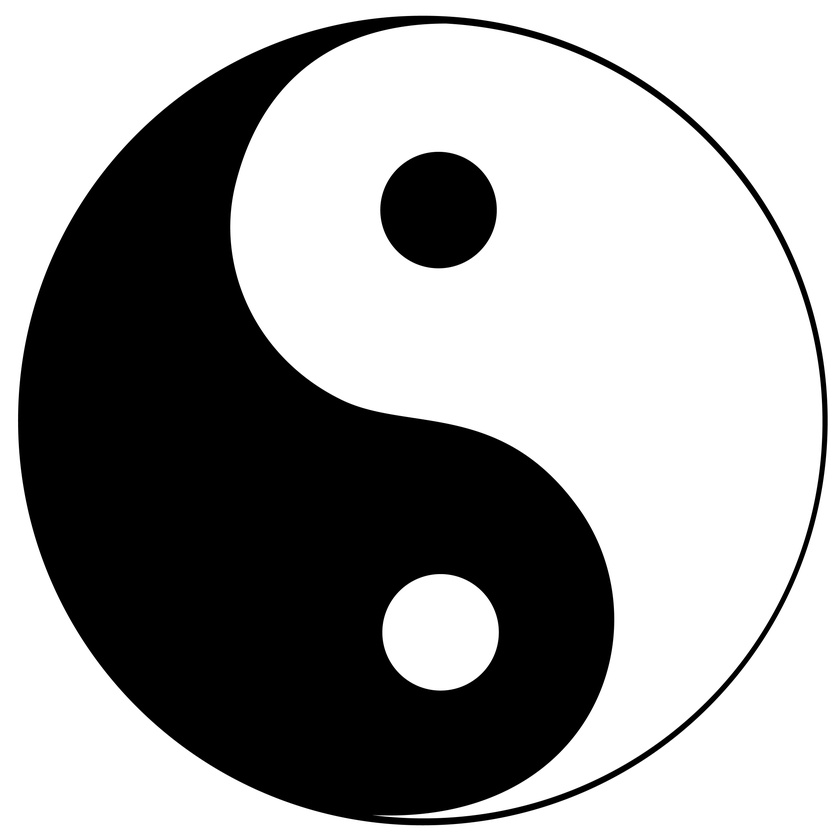
#> input picture How-To-Rid-Yourself-Of-Black-and-White-Thinking.jpg, 840 x 840 px, shrunk from 4094 x 4094 before the run, found by its file name
$ jupyter execute image_processing_A2.ipynb
#> lines starting #> are read from the running program, lines starting #| are printed output that depends on the picture; after the words box and inside, x2 and y2 are one past the last pixel; in counts of white or black regions, pixels touching at a corner belong together
[cell 1]
import cv2
import numpy as np
from matplotlib import pyplot as plt

# Generate a sample image with 2 objects and background
image = np.zeros((100, 100), dtype=np.uint8)
image[20:40, 20:40] = 255  # Object 1
image[60:80, 60:80] = 128  # Object 2

# Add Gaussian noise to the image
noise = np.random.normal(0, 20, image.shape).astype(np.uint8)
noisy_image = cv2.add(image, noise)

# Otsu's thresholding
_, binary_image = cv2.threshold(noisy_image, 0, 255, cv2.THRESH_BINARY + cv2.THRESH_OTSU)

# Display the results
plt.figure(figsize=(10, 5))
plt.subplot(1, 2, 1), plt.imshow(noisy_image, cmap='gray'), plt.title('Noisy Image')
plt.subplot(1, 2, 2), plt.imshow(binary_image, cmap='gray'), plt.title("Otsu's Thresholding")
plt.show()
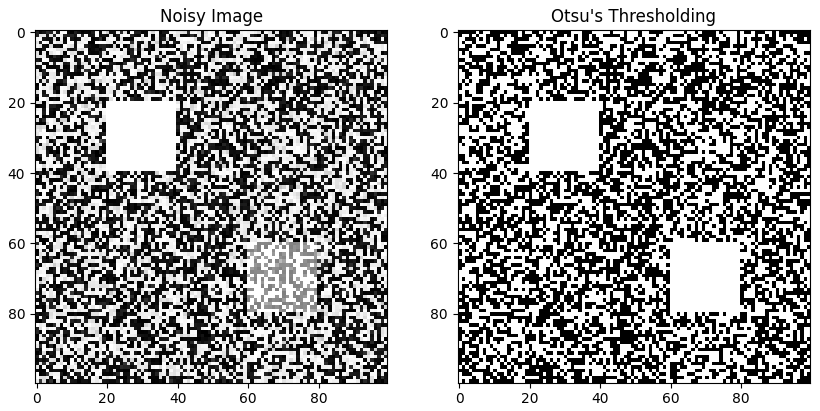
#> figure drawn by matplotlib, 2 panels

[cell 2]
import numpy as np
import cv2 as cv
import matplotlib.pyplot as plt

# Function for implementing a region-growing technique for image segmentation
def regionGrowing(image, seeds, threshold):
    # Create a mask to keep track of segmented pixels
    height, width = image.shape[:2]
    segmented = np.zeros((height, width), dtype=np.uint8)
    # For storing the coordinates of pixels in the region
    region_coordinates = []
    # Define 4-neighborhood connectivity
    neighbors = [(1, 0), (-1, 0), (0, 1), (0, -1)]
    # Convert seed coordinates to integers
    seeds = [(int(seed[0]), int(seed[1])) for seed in seeds]
    # Add the seeds to the region and mark as visited
    for seed in seeds:
        region_coordinates.append(seed)
        segmented[seed[0], seed[1]] = 1
    # Start region growing
    while len(region_coordinates) > 0:
        # Get the last pixel from the region
        current_pixel = region_coordinates.pop()
        # Check 4-connectivity neighbors
        for dx, dy in neighbors:
            x, y = current_pixel[0] + dx, current_pixel[1] + dy
            # Check if the neighbor is within the image bounds
            if 0 <= x < height and 0 <= y < width:
                # Check if the neighbor is not visited yet
                if segmented[x, y] == 0:
                    # Check if the pixel value is within the threshold
                    if abs(int(image[x, y]) - int(image[current_pixel])) <= threshold:
                        # Add the neighbor to the region and mark as visited
                        region_coordinates.append((x, y))
                        segmented[x, y] = 1
    return segmented

# Load the image from a specified path and convert to grayscale
image_path = '/content/How-To-Rid-Yourself-Of-Black-and-White-Thinking.jpg'
img = cv.imread(image_path, cv.IMREAD_GRAYSCALE)
#> img is the input picture: shape (840, 840); min 0, max 255, mean 159.6


# Define seed points and threshold
seedPoints = [(300, 300), (500, 500), (700, 750)]  # Example seed points
threshold = 20

# Call region growing function
segmentationImage = regionGrowing(img, seedPoints, threshold)
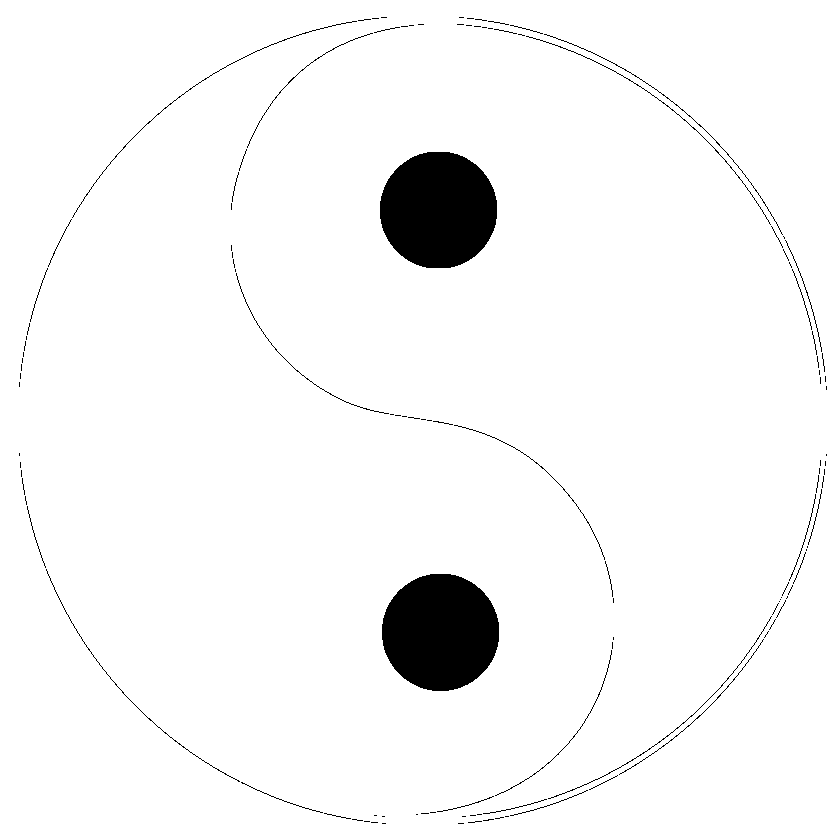
#> segmentationImage: shape (840, 840); values 0 (black) and 1 (white), 96.4% white; 123 black regions (87 under 20 px), largest, box (x1, y1, x2, y2) and area: (382, 574, 499, 691) 10828, (380, 152, 497, 268) 10818, (72, 21, 357, 218) 318

# Create a subplot
fig, axes = plt.subplots(1, 2, figsize=(15, 5))
# Display the images
axes[0].imshow(img, cmap='gray')
axes[0].set_title('Original Image')
axes[0].axis('off')
axes[1].imshow(segmentationImage, cmap='gray')
axes[1].set_title('Segmented Image')
axes[1].axis('off')
# Adjust layout to prevent overlapping
plt.tight_layout()
# Show the plot
plt.show()
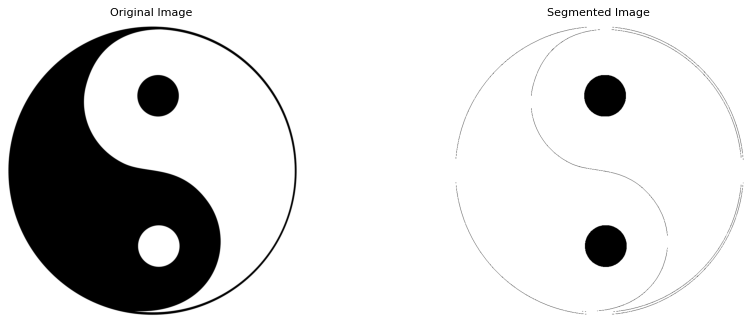
#> figure drawn by matplotlib, 2 panels
